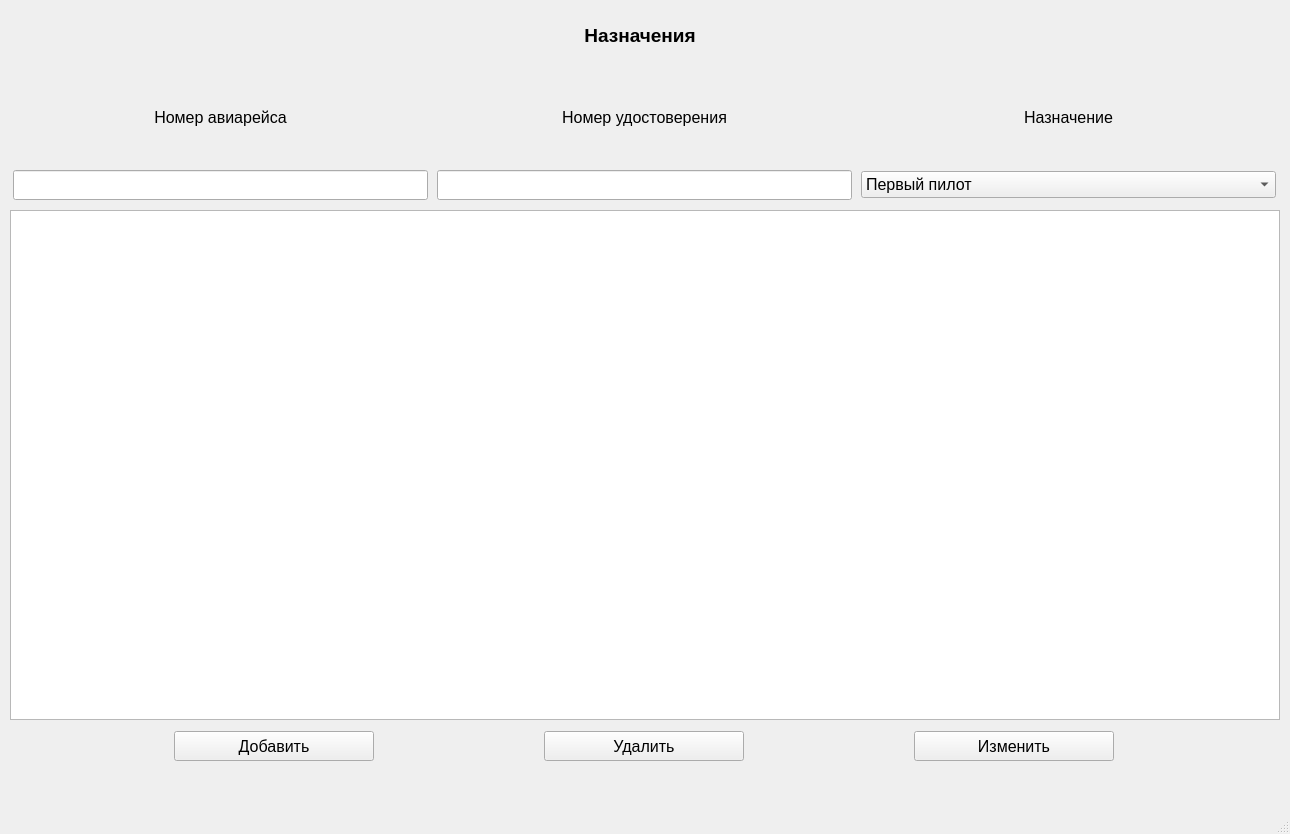
<?xml version="1.0" encoding="UTF-8"?>
<ui version="4.0">
 <class>PurposeWindow</class>
 <widget class="QMainWindow" name="PurposeWindow">
  <property name="geometry">
   <rect>
    <x>0</x>
    <y>0</y>
    <width>1290</width>
    <height>834</height>
   </rect>
  </property>
  <property name="font">
   <font>
    <pointsize>12</pointsize>
   </font>
  </property>
  <property name="windowTitle">
   <string>Назначения</string>
  </property>
  <widget class="QWidget" name="centralwidget">
   <widget class="QLabel" name="title_label">
    <property name="geometry">
     <rect>
      <x>540</x>
      <y>20</y>
      <width>200</width>
      <height>30</height>
     </rect>
    </property>
    <property name="minimumSize">
     <size>
      <width>200</width>
      <height>30</height>
     </size>
    </property>
    <property name="maximumSize">
     <size>
      <width>200</width>
      <height>30</height>
     </size>
    </property>
    <property name="font">
     <font>
      <pointsize>14</pointsize>
      <bold>true</bold>
     </font>
    </property>
    <property name="text">
     <string>Назначения</string>
    </property>
    <property name="alignment">
     <set>Qt::AlignmentFlag::AlignCenter</set>
    </property>
   </widget>
   <widget class="QTableView" name="purpose_table">
    <property name="geometry">
     <rect>
      <x>10</x>
      <y>210</y>
      <width>1270</width>
      <height>510</height>
     </rect>
    </property>
    <property name="font">
     <font>
      <pointsize>12</pointsize>
     </font>
    </property>
    <property name="sortingEnabled">
     <bool>true</bool>
    </property>
    <attribute name="horizontalHeaderDefaultSectionSize">
     <number>416</number>
    </attribute>
   </widget>
   <widget class="QWidget" name="gridLayoutWidget">
    <property name="geometry">
     <rect>
      <x>10</x>
      <y>70</y>
      <width>1271</width>
      <height>132</height>
     </rect>
    </property>
    <layout class="QGridLayout" name="gridLayout_2">
     <item row="0" column="1">
      <widget class="QLabel" name="num_certificate_label">
       <property name="minimumSize">
        <size>
         <width>415</width>
         <height>90</height>
        </size>
       </property>
       <property name="maximumSize">
        <size>
         <width>415</width>
         <height>90</height>
        </size>
       </property>
       <property name="text">
        <string>Номер удостоверения</string>
       </property>
       <property name="alignment">
        <set>Qt::AlignmentFlag::AlignCenter</set>
       </property>
      </widget>
     </item>
     <item row="1" column="1">
      <widget class="QLineEdit" name="num_certificate_edit">
       <property name="minimumSize">
        <size>
         <width>415</width>
         <height>30</height>
        </size>
       </property>
       <property name="maximumSize">
        <size>
         <width>415</width>
         <height>30</height>
        </size>
       </property>
       <property name="font">
        <font>
         <pointsize>12</pointsize>
        </font>
       </property>
       <property name="text">
        <string/>
       </property>
      </widget>
     </item>
     <item row="0" column="0">
      <widget class="QLabel" name="num_flight_label">
       <property name="minimumSize">
        <size>
         <width>415</width>
         <height>90</height>
        </size>
       </property>
       <property name="maximumSize">
        <size>
         <width>415</width>
         <height>90</height>
        </size>
       </property>
       <property name="text">
        <string>Номер авиарейса</string>
       </property>
       <property name="alignment">
        <set>Qt::AlignmentFlag::AlignCenter</set>
       </property>
      </widget>
     </item>
     <item row="1" column="0">
      <widget class="QLineEdit" name="num_flight_edit">
       <property name="minimumSize">
        <size>
         <width>415</width>
         <height>30</height>
        </size>
       </property>
       <property name="maximumSize">
        <size>
         <width>415</width>
         <height>30</height>
        </size>
       </property>
       <property name="font">
        <font>
         <pointsize>12</pointsize>
        </font>
       </property>
       <property name="text">
        <string/>
       </property>
      </widget>
     </item>
     <item row="0" column="2">
      <widget class="QLabel" name="nomination_label">
       <property name="minimumSize">
        <size>
         <width>415</width>
         <height>90</height>
        </size>
       </property>
       <property name="maximumSize">
        <size>
         <width>415</width>
         <height>90</height>
        </size>
       </property>
       <property name="text">
        <string>Назначение</string>
       </property>
       <property name="alignment">
        <set>Qt::AlignmentFlag::AlignCenter</set>
       </property>
      </widget>
     </item>
     <item row="1" column="2">
      <widget class="QComboBox" name="nomination_box">
       <item>
        <property name="text">
         <string>Первый пилот</string>
        </property>
       </item>
       <item>
        <property name="text">
         <string>Второй пилот</string>
        </property>
       </item>
       <item>
        <property name="text">
         <string>Старший бортпроводник</string>
        </property>
       </item>
       <item>
        <property name="text">
         <string>Младший бортпроводник</string>
        </property>
       </item>
       <item>
        <property name="text">
         <string>Бортовой инженер</string>
        </property>
       </item>
      </widget>
     </item>
    </layout>
   </widget>
   <widget class="QWidget" name="layoutWidget">
    <property name="geometry">
     <rect>
      <x>10</x>
      <y>730</y>
      <width>1271</width>
      <height>32</height>
     </rect>
    </property>
    <layout class="QHBoxLayout" name="horizontalLayout_2">
     <item>
      <widget class="QPushButton" name="add_button">
       <property name="minimumSize">
        <size>
         <width>200</width>
         <height>30</height>
        </size>
       </property>
       <property name="maximumSize">
        <size>
         <width>200</width>
         <height>30</height>
        </size>
       </property>
       <property name="text">
        <string>Добавить</string>
       </property>
      </widget>
     </item>
     <item>
      <widget class="QPushButton" name="delete_button">
       <property name="minimumSize">
        <size>
         <width>200</width>
         <height>30</height>
        </size>
       </property>
       <property name="maximumSize">
        <size>
         <width>200</width>
         <height>30</height>
        </size>
       </property>
       <property name="text">
        <string>Удалить</string>
       </property>
      </widget>
     </item>
     <item>
      <widget class="QPushButton" name="change_button">
       <property name="minimumSize">
        <size>
         <width>200</width>
         <height>30</height>
        </size>
       </property>
       <property name="maximumSize">
        <size>
         <width>200</width>
         <height>30</height>
        </size>
       </property>
       <property name="text">
        <string>Изменить</string>
       </property>
      </widget>
     </item>
    </layout>
   </widget>
  </widget>
  <widget class="QMenuBar" name="menubar">
   <property name="geometry">
    <rect>
     <x>0</x>
     <y>0</y>
     <width>1290</width>
     <height>33</height>
    </rect>
   </property>
  </widget>
  <widget class="QStatusBar" name="statusbar"/>
 </widget>
 <resources/>
 <connections/>
</ui>
